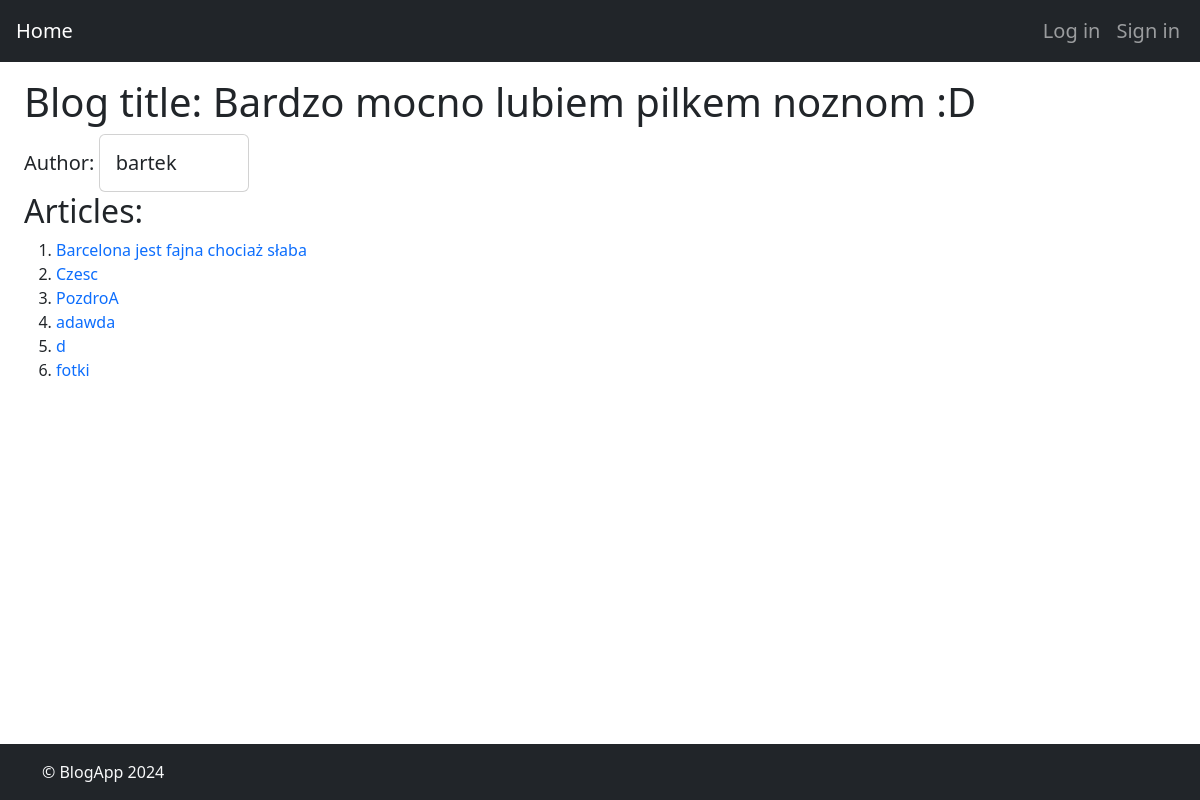
The page /blogs/1/ on the database as committed earlier.
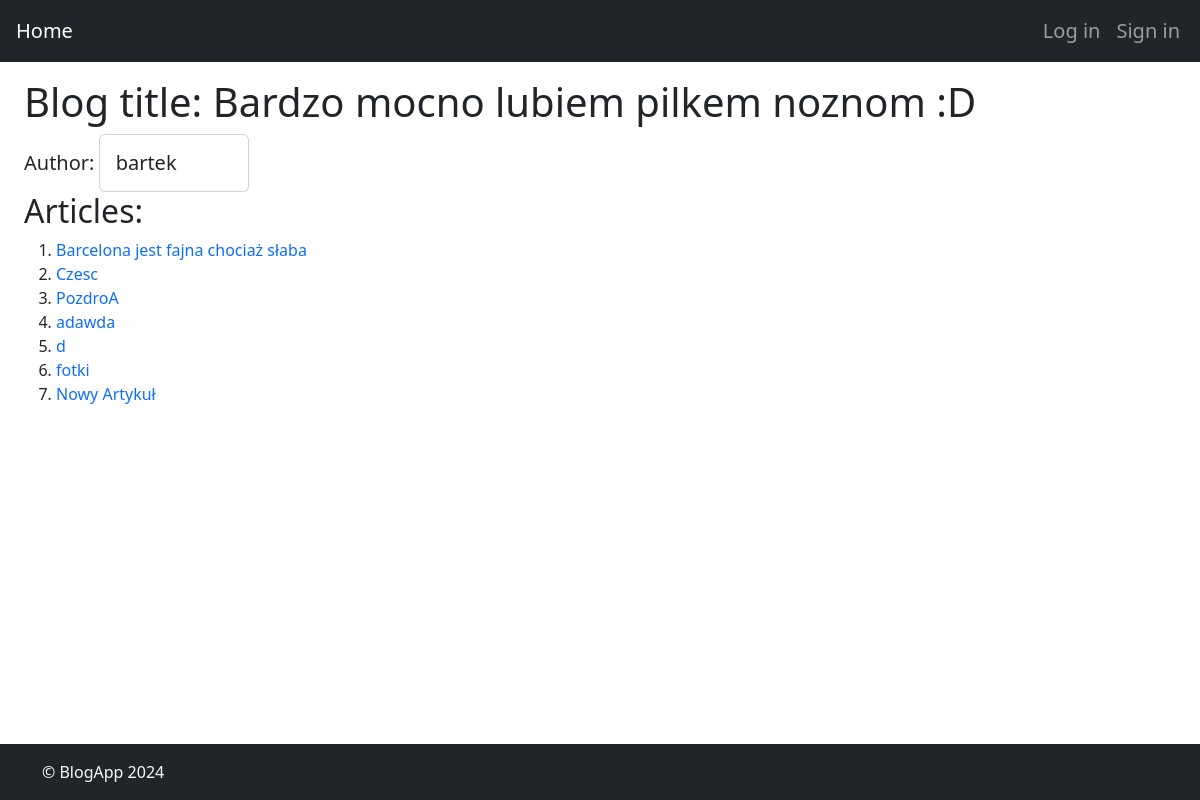
The same page on the database as committed later.
### blogApp/models.py (models this page shows, shortened)
class Article(models.Model):
    title = models.CharField(max_length=100)
    content = models.CharField(max_length=2000)
    public = models.BooleanField(default=False)
    password = models.CharField(max_length=100, blank=True)
    date = models.CharField(max_length=100)
    location = models.CharField(max_length=100)
    blog = models.ForeignKey(Blog, on_delete=models.CASCADE)
    images = models.ManyToManyField('ArticleImage', related_name='articles', blank=True)

### blogApp/views.py (the view)
# urls.py: path('blogs/<int:blog_id>/', views.blog_detail, name='blog_detail'),
def blog_detail(request, blog_id):
    blog = get_object_or_404(Blog, pk=blog_id)
    articles = Article.objects.filter(blog=blog)
    author_avatar = blog.author.avatar  # Pobieramy avatar autora bloga
    return render(request, 'blogs/blog_detail.html', {'blog': blog, 'articles': articles, 'author_avatar': author_avatar})

### blogApp/templates/blogs/blog_detail.html (shortened to what this page needs)
{% extends 'base.html' %}
{% block content %}
<div class="ms-2 mt-2">
    <div class="d-flex align-items-center w-100">
        <h1 class="text-center">Blog title: {{ blog.title }}</h1>
    </div>
    <h5 class="d-inline">Author:</h2>
        <div class="card d-inline-block" style="max-width: 200px; min-width: 150px;">
            <div class="row g-0">
                <div class="col-md-8">
                    <div class="card-body">
                        <h5 class="card-text">{{ blog.author.username }}</h5>
                    </div>
                </div>
            </div>
        </div>
        <h2>Articles:</h2>
        <ol>
            {% for article in articles %}
            <li><a href="{% url 'article_detail' blog_id=blog.id article_id=article.id %}">{{ article.title }}</a></li>
            {% endfor %}
        </ol>
</div>
{% endblock %}

Rows that differ between the two databases and show on the page:
added Article: title "Nowy Artykuł"
